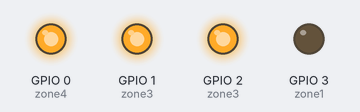
Simulated run of this program. Board: ESP8266 (NodeMCU). On the bench: output pins drawn as LEDs (lit = HIGH). WiFi joins after 1.5 s; servers stay silent unless stated; uploads are accepted with an empty reply.

Above: at 7.1 s.
At 17.1 s:
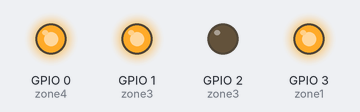
At 27.1 s:
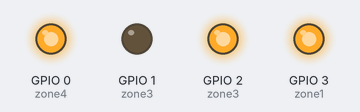
At 37.1 s:
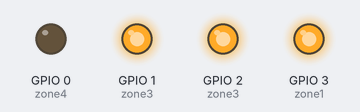
At 42.1 s:
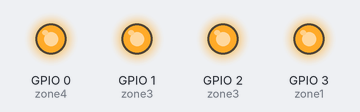
Timing chart, 0 to 43.6 s (numbered marks = the images above):
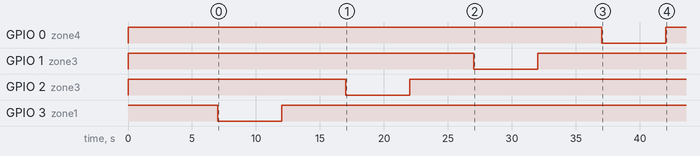

The program:

main.cpp
```cpp
#include <Arduino.h>
#include <ArduinoJson.h>
#include <ESP8266WiFi.h>
#include <WiFiClientSecure.h>

#ifndef STASSID
	#define	STASSID	"bilbo"
	#define	STAPSK	"readyplayer1"
#endif

#ifdef USE_LittleFS							// Silences spiff deprecation warnings, better way?
	#define		SPIFFS LittleFS
	#include	<LittleFS.h>
#endif
// #include	<FS.h>

#define API_TEST	false					// Deployment-specific settings. Review before flashing new board.
#define API_LOCAL	true
#define HOST_LOCAL	"dev.weja.us"
#define HOST_TEST	"too.fb.weja.us"
#define HOST_PROD	"foo.fb.weja.us"
#define PORT_REMOTE	443
#define PORT_LOCAL	5423
#define PODID		1
#define SLEEP		3600000					// default: 3600000 -- 1 hour
#define SLEEPDOH	1000					// default: 30000 -- .5 minutes
#define ZONE1		3						// connect to GPIO3
#define ZONE2		2						// connect to GPIO2
#define ZONE3		1						// connect to GPIO1
#define ZONE4		0						// connect to GPIO0

const 	int			zone1		= ZONE1;
const 	int			zone2		= ZONE2;
		int			zone3		= ZONE3;
const 	int			zone4		= ZONE4;
const	bool		isDebug		= false;
const	bool		apiIsLocal	= API_LOCAL;
const	bool		apiIsTest	= API_TEST;
const	char *		ssid		= STASSID;
const	char *		pwd			= STAPSK;
const	int			podId		= PODID;
const	int			sleep		= SLEEP;
const	int			sleepOnDoh	= SLEEPDOH;
		String		host		= HOST_LOCAL;
		int			port		= PORT_LOCAL;
		String		deviceMacId	= "";
		WiFiClient	client;

/*
	Todo: Add builtin button reference using 'INPUT_PULLUP' on running unit to claw back TX serial log
			for troubleshooting quad relays, of course, sacrificing gpio0 for the privilege.
*/

void bootTest() {
	delay(5000);
	if (isDebug) Serial.println(WiFi.macAddress());
	digitalWrite(zone1, LOW);
	delay(5000);
	if (isDebug) Serial.println(WiFi.macAddress());
	digitalWrite(zone1, HIGH);
	delay(5000);
	if (isDebug) Serial.println(WiFi.macAddress());
	digitalWrite(zone2, LOW);
	delay(5000);
	if (isDebug) Serial.println(WiFi.macAddress());
	digitalWrite(zone2, HIGH);
	delay(5000);
	if (isDebug) Serial.println(WiFi.macAddress());
	digitalWrite(zone3, LOW);
	delay(5000);
	if (isDebug) Serial.println(WiFi.macAddress());
	digitalWrite(zone3, HIGH);
	delay(5000);
	if (isDebug) Serial.println(WiFi.macAddress());
	digitalWrite(zone4, LOW);
	delay(5000);
	if (isDebug) Serial.println(WiFi.macAddress());
	digitalWrite(zone4, HIGH);
}

void setup() {
	if (isDebug) {
		pinMode(zone1, FUNCTION_3);	// Now playing the part of TX, will be gpio3. Recoup: pinMode(1, FUNCTION_0). Use only if serial.begin has already commandeered the TX pin.
		pinMode(zone1, OUTPUT);
		Serial.begin(115200);
		zone3 = 2;
	} else {
		pinMode(zone1, FUNCTION_3);
		pinMode(zone3, FUNCTION_3);
		pinMode(zone1, OUTPUT);
		pinMode(zone3, OUTPUT);
	}
	pinMode(zone2, OUTPUT);
	pinMode(zone4, OUTPUT);
	digitalWrite(zone1, HIGH);				// Init all zones HIGH=OFF(referring to sprinkler solenoid)
	digitalWrite(zone2, HIGH);
	digitalWrite(zone3, HIGH);
	digitalWrite(zone4, HIGH);
	WiFi.mode(WIFI_STA);					// Limit access to ONLY WiFi connects(i.e.internal router disabled)
	deviceMacId	= WiFi.macAddress();		// Use ONLY to confirm device config, NOT in lieu of actual security!
	WiFi.begin(ssid, pwd);
	while ( WiFi.status() != WL_CONNECTED ) {
		if (isDebug) Serial.print(".");
		delay(1000);
	}
	bootTest();
}

void loop() {
	if (apiIsLocal) {
		host = HOST_LOCAL;
	} else if (apiIsTest) {
		host = HOST_TEST;
		port = PORT_REMOTE;
		WiFiClientSecure client2;		// Todo: Make WiFiClient conditionally inherit WifiClientSecure for non-local
		client2.setInsecure();			// Skip surprisingly tedious verification for now |:^o Todo: consider SSL fingerprint impl
	} else {
		host = HOST_PROD;
		port = PORT_REMOTE;
		WiFiClientSecure client2;		// Todo: Make WiFiClient conditionally inherit WifiClientSecure for non-local
		client2.setInsecure();			// Skip surprisingly tedious verification for now |:^o Todo: consider SSL fingerprint impl
	}

	client.setTimeout(20000);
	if ( client.connect(host, port) ) {
		if (isDebug) Serial.println("connected... continuing");
	} else {
		if (isDebug) Serial.println("not connected... retrying");
		delay(sleepOnDoh);
		return;
	}
	client.printf("GET /api/pod/%d?device=%s HTTP/1.1", podId, deviceMacId.c_str());
	client.printf("\r\nHost: %s\r\nReferer: %s\r\nAccept: application/json\r\nConnection: close\r\n\r\n", host.c_str(), deviceMacId.c_str());

	while ( client.connected() || client.available() ) {
		if ( client.available() ) {
			String line = client.readStringUntil('\n');
			if (line == "\r") break;
		}
	}

	DynamicJsonDocument doc(2560);				// FYI, arduinojson.org/v6/assistant way underestimated with 256
	DeserializationError error = deserializeJson(doc, client);
	if ( error ) {
		if (isDebug) Serial.printf("????????????????????? %s", error.c_str());
		client.stop();
		delay(sleepOnDoh);		// Override the full loop cycle and try to connect again sooner... not too soon though
		return;
	}

	const JsonObject	podObj	= doc.as<JsonObject>();
	const int			pod		= podObj["pod"];
	if ( pod == podId ) {
		JsonObject zoneObj	= podObj["payload"].as<JsonObject>();
		if ( zoneObj.containsKey("1")||zoneObj.containsKey("2")||zoneObj.containsKey("3")||zoneObj.containsKey("4")) {
			if (zoneObj.containsKey("1")) {
				int duration = zoneObj["1"].as<int>();
				if (duration > 0) {
					digitalWrite(zone1, LOW);
					delay(duration);
					digitalWrite(zone1, HIGH);
				}
			}
			if (zoneObj.containsKey("2")) {
				int duration = zoneObj["2"].as<int>();
				if (duration > 0) {
					digitalWrite(zone2, LOW);
					delay(duration);
					digitalWrite(zone2, HIGH);
				}
			}
			if (zoneObj.containsKey("3")) {
				int duration = zoneObj["3"].as<int>();
				if (duration > 0) {
					digitalWrite(zone3, LOW);
					delay(duration);
					digitalWrite(zone3, HIGH);
				}
			}
			if (zoneObj.containsKey("4")) {
				int duration = zoneObj["4"].as<int>();
				if (duration > 0) {
					digitalWrite(zone4, LOW);
					delay(duration);
					digitalWrite(zone4, HIGH);
				}
			}
		} else {
			if (isDebug) Serial.println("no instructions in pod1 object\n...  ZzZzZzZzZzZzZzZzZzZz ...");
		}
	} else {
		if (isDebug) Serial.println("nothing doing\n...  ZzZzZzZzZzZzZzZzZzZz  ...");
	}
	client.stop();
	if (isDebug) Serial.println("...  ZzZzZzZzZzZzZzZzZzZz  ...");
	delay(sleep);
}
```
